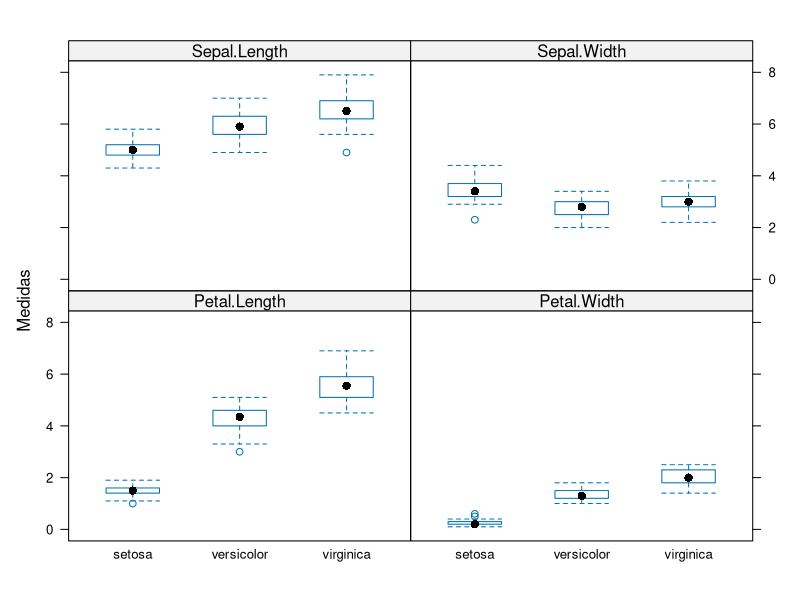
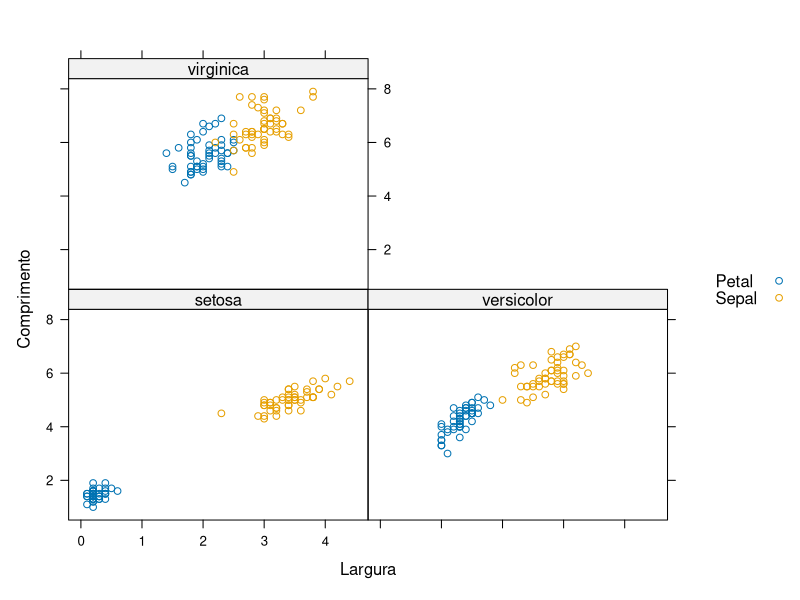
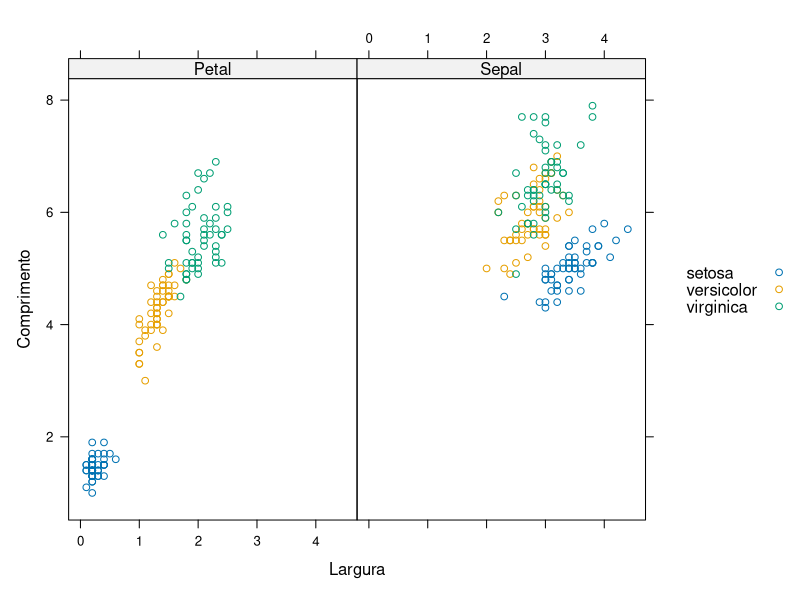

R code for these plots, in order:
# Remodelando os Dados com Reshape

# Obs: Caso tenha problemas com a acentuação, consulte este link:
# https://support.rstudio.com/hc/en-us/articles/200532197-Character-Encoding

# Configurando o diretório de trabalho
# Coloque entre aspas o diretório de trabalho que você está usando no seu computador
# Não use diretórios com espaço no nome
setwd("Z:/Dropbox/DSA/BigDataAnalytics-R-Azure/Cap05")
getwd()


# Pivot (transposta da Matriz)
mtcars
t(mtcars)

# Reshape
head(iris)
str(iris)
library(lattice)

# Distribuindo os dados verticalmente (long)
iris_modif <- reshape(iris, 
                      varying = 1:4, 
                      v.names = "Medidas", 
                      timevar = "Dimensoes", 
                      times = names(iris)[1:4], 
                      idvar = "ID", 
                      direction = "long") 

head(iris_modif)
iris_modif

bwplot(Medidas ~ Species | Dimensoes, data = iris_modif)


iris_modif_sp <- reshape(iris, 
                         varying = list(c(1,3),c(2,4)),
                         v.names = c("Comprimento", "Largura"), 
                         timevar = "Parte", 
                         times = c("Sepal", "Petal"),
                         idvar = "ID", 
                         direction = "long")

head(iris_modif_sp)
head(iris)

xyplot(Comprimento ~  Largura | Species, groups = Parte, 
       data = iris_modif_sp, auto.key = list(space="right"))

xyplot(Comprimento ~  Largura | Parte, groups = Species, 
       data = iris_modif_sp, auto.key = list(space="right"))


# Reshape2
install.packages("reshape2")
library(reshape2)

# Criando um dataframe
df = data.frame(nome = c("Zico", "Pele"), 
               chuteira = c(40, 42),
               idade = c(34,NA),
               peso = c(93, NA),
               altura = c(175, 178))
df

# "Derretendo" o dataframe - Função melt() 
df_wide = melt(df, id = c("nome", "chuteira"))
df_wide

# Removendo NA
df_wide = melt(df, id = c("nome", "chuteira"), na.rm = TRUE)
df_wide

# "Esticando" o dataframe
dcast(df_wide, formula = chuteira + nome ~ variable)
dcast(df_wide, formula = nome + chuteira  ~ variable)
dcast(df_wide, formula = nome  ~ variable)
dcast(df_wide, formula = ...  ~ variable)


# Aplicando o reshape2
names(airquality) <- tolower(names(airquality))
head(airquality)
dim(airquality)

# Função melt() - wide
?melt
df_wide <- melt(airquality) 
class(df_wide)
df_wide
head(df_wide)
tail(df_wide)

# Inserindo mais duas variáveis
df_wide <- melt(airquality, id.vars = c("month", "day"))
head(df_wide)

df_wide <- melt(airquality, id.vars = c("month", "day"),
            variable.name = "climate_variable", 
            value.name = "climate_value")

head(df_wide)

# Função dcast() - long
df_wide <- melt(airquality, id.vars = c("month", "day"))
df_long <- dcast(df_wide, month + day ~ variable)
head(df_long)
head(airquality)






